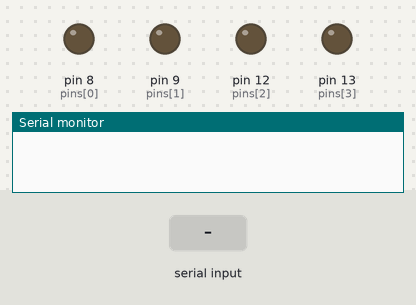
Bench run of a sketch on a simulated Arduino Uno, built with avr-gcc and run on an emulated ATmega328P. Parts: output pins drawn as LEDs (lit = HIGH), the last lines printed to the serial monitor. Inputs (shaded band) come from the test bench.

Above: at 1.2 s.
1.3 s: "90,45\n" received over Serial
At 2.5 s:
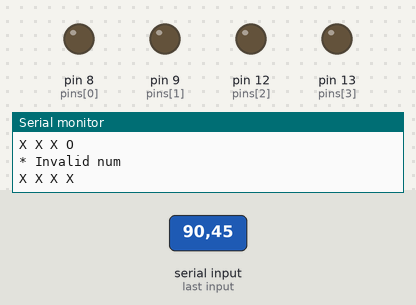
2.8 s: "30,150\n" received over Serial
At 3.6 s:
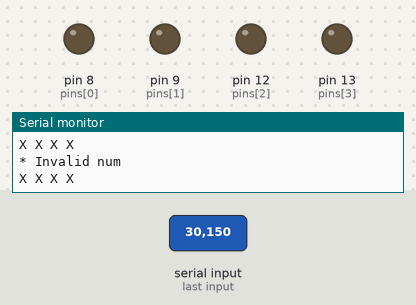
4.3 s: "200\n" received over Serial
Timing chart, 0 to 7.3 s (numbered marks = the images above; inputs shaded):
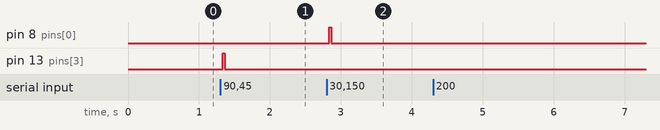

The sketch:

app.ino
```cpp
int pins[]= {8,9,12,13};
int state = 0;
void setup(){
    Serial.begin(9600);
    for(int i=0; i<4;i++){
        pinMode(pins[i],OUTPUT);
        digitalWrite(pins[i],LOW);
    }

}

void loop(){
    if(Serial.available()){
        char data = Serial.read();
        if(data =='\r'||data == '\n') return;
        if(data >='1' && data <= '4'){
            state = data -'0'- 1;
            Serial.print("LED ");
            Serial.print(state + 1);
            Serial.println("   i ON....");
        }
        else{
            Serial.println("* Invalid num");
            state = -1;
        }
        for(int i=0; i<4 ;i++){
            if(i==state){
                Serial.print("O ");
                digitalWrite(pins[i], HIGH);
            }
            else{
                Serial.print("X ");
                digitalWrite(pins[i],LOW);
            }
        }
         Serial.println();
    }

}
```

Measured:
- after the input at 1.3 s, pin 13 (pins[3]): LOW → HIGH at once, → LOW 0.03 s later
- after the input at 2.8 s, pin 8 (pins[0]): LOW → HIGH at once, → LOW 0.03 s later
